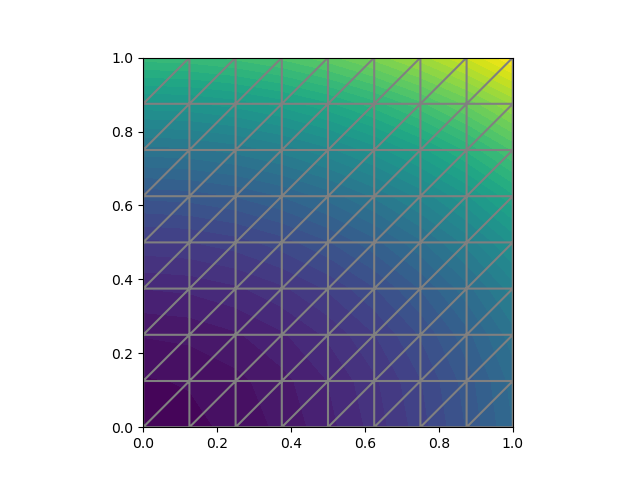

The Python source for this figure:
from fenics import *

# defines a unit square mesh divided into an 8x8 grid
mesh = UnitSquareMesh(8,8)

# Create a finite element function space V
# 'P' = 'Lagrange': the Lagrange family of elements
# 1 for P_1 element, aka linearly compute x,y over the element
# Family of finite elements here: https://www-users.cse.umn.edu/~arnold/femtable/
V = FunctionSpace(mesh, 'P', 1)

# Define boundary condition
u_D = Expression('1 + x[0]*x[0] + 2*x[1]*x[1]', degree = 2)

def boundary(x, on_boundary):
    return on_boundary

bc = DirichletBC(V, u_D, boundary)

# Define trial and test functions over the space
# Trial function: target function of the PDE
# Test function: used for integration by parts, can be any function over the domain
u = TrialFunction(V)
v = TestFunction(V)

f = Constant(-6.0)
a = dot(grad(u), grad(v)) * dx
L = f*v*dx

# Compute solution
# u is a function on space V
u = Function(V)

# Solve a = L equation for equation u with bc boundary condition
solve(a == L, u, bc)

# Compute error
error_L2 = errornorm(u_D, u, 'L2')

# Compute maximum error at vertices
vertex_values_u_D = u_D.compute_vertex_values(mesh)
vertex_values_u = u.compute_vertex_values(mesh)
import numpy as np
error_max = np.max(np.abs(vertex_values_u_D - vertex_values_u))

# Print errors
print('error_L2  =', error_L2)
print('error_max =', error_max)

import matplotlib.pyplot as plt

# Plot solution and mesh
plot(u)
plot(mesh)

# Hold plot
plt.show()
plt.savefig('ft01_poisson.png')